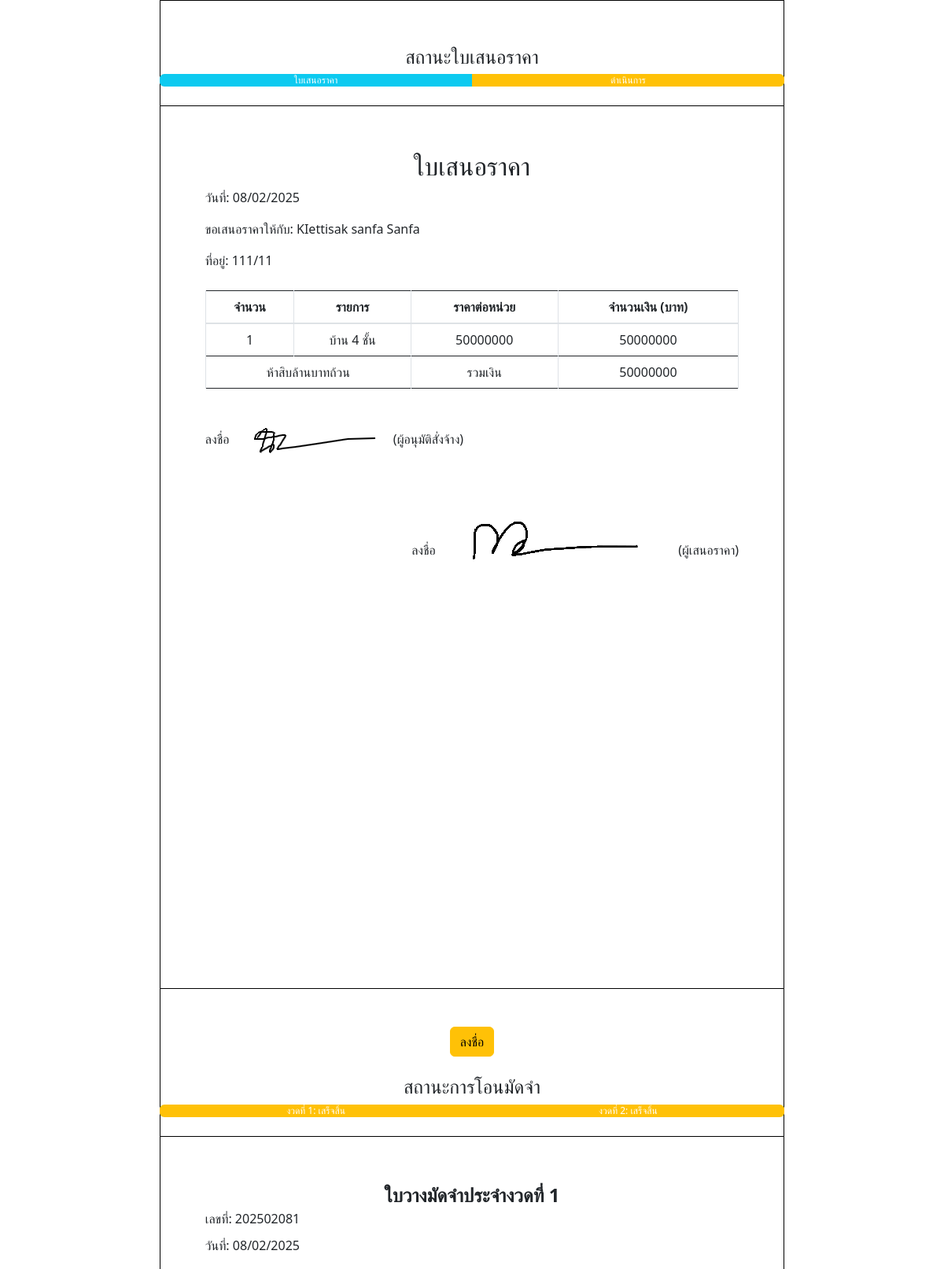
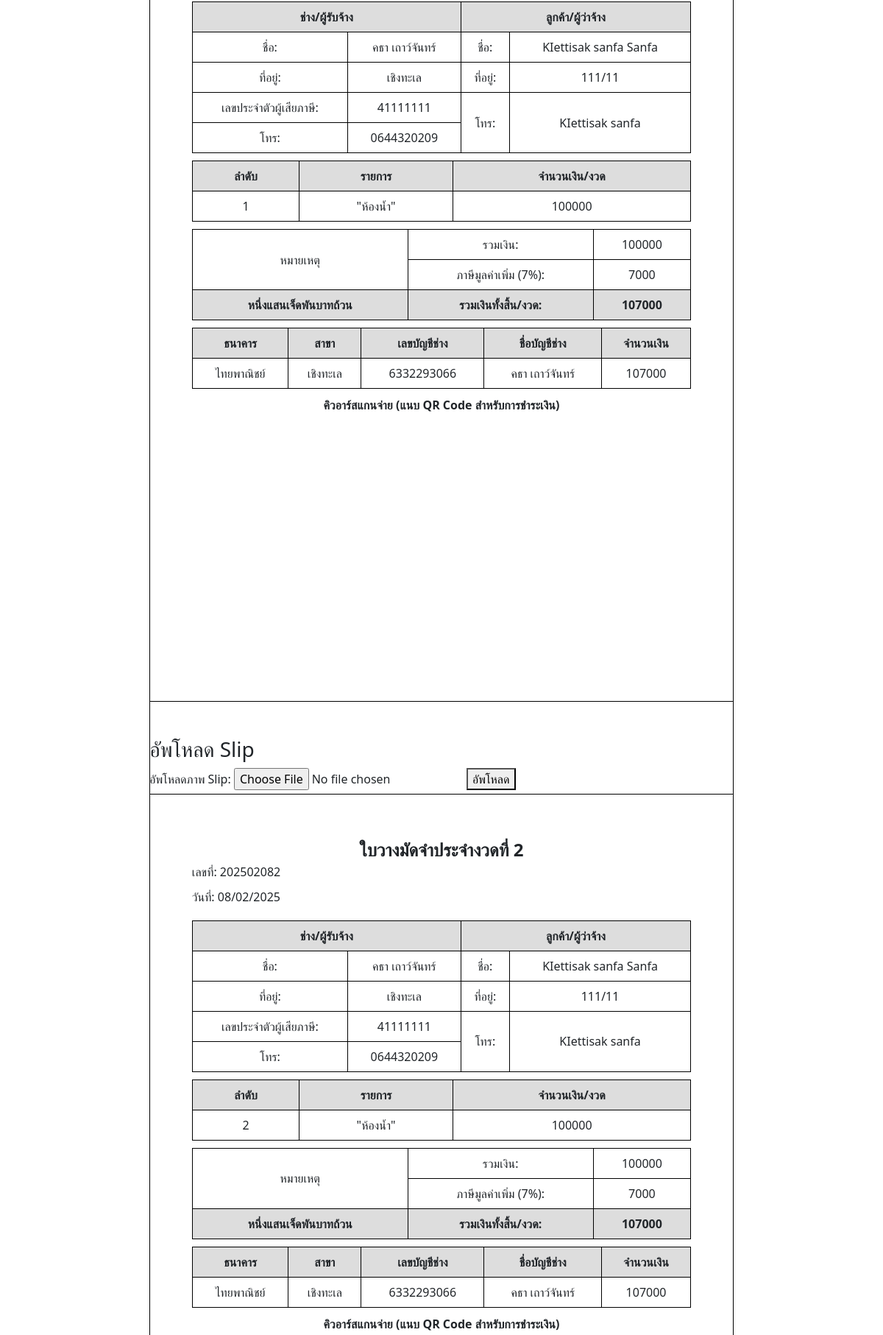
The app's page /quotation/202502081/ (upper part), older data (2 pictures, top to bottom).
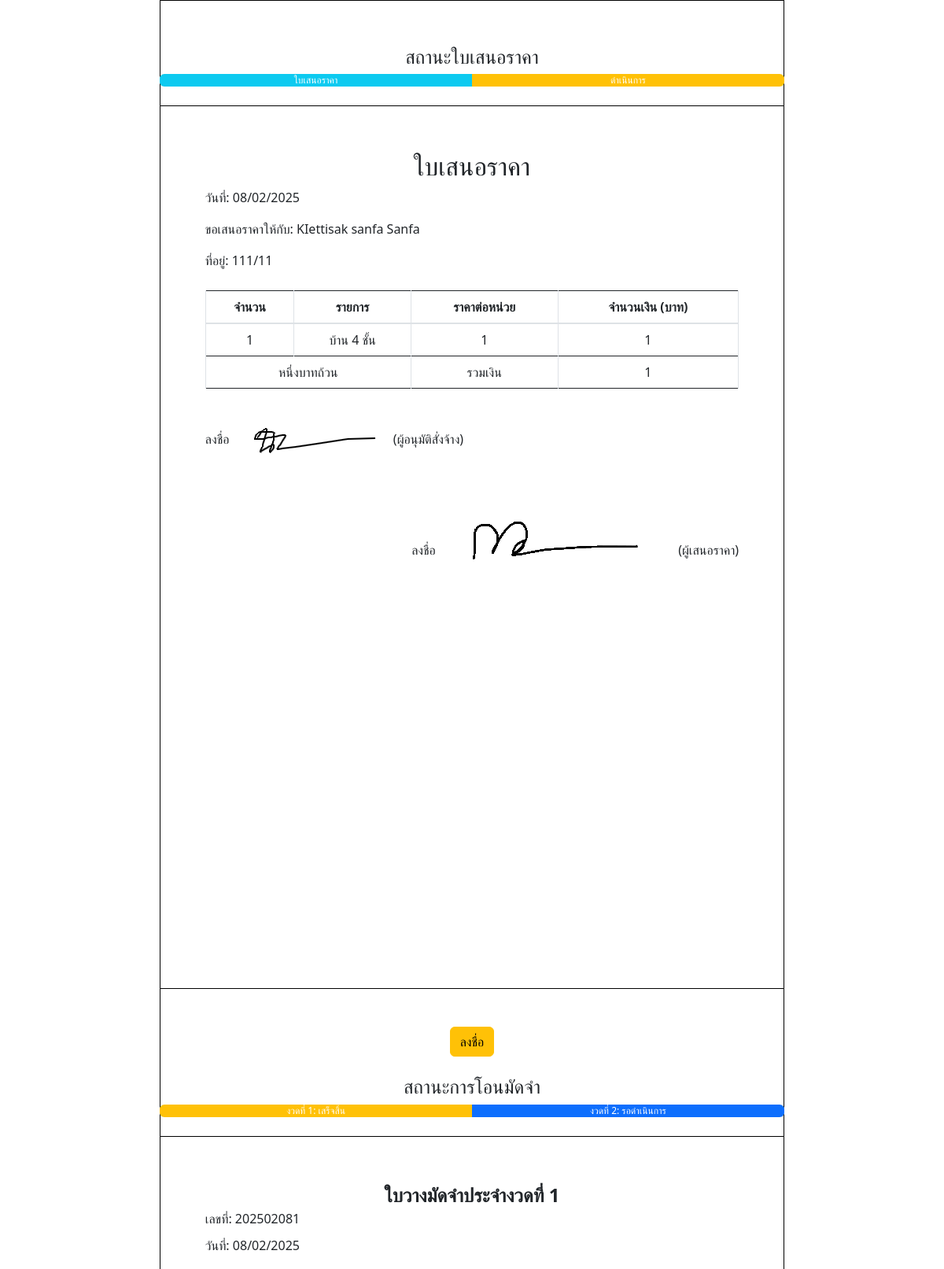
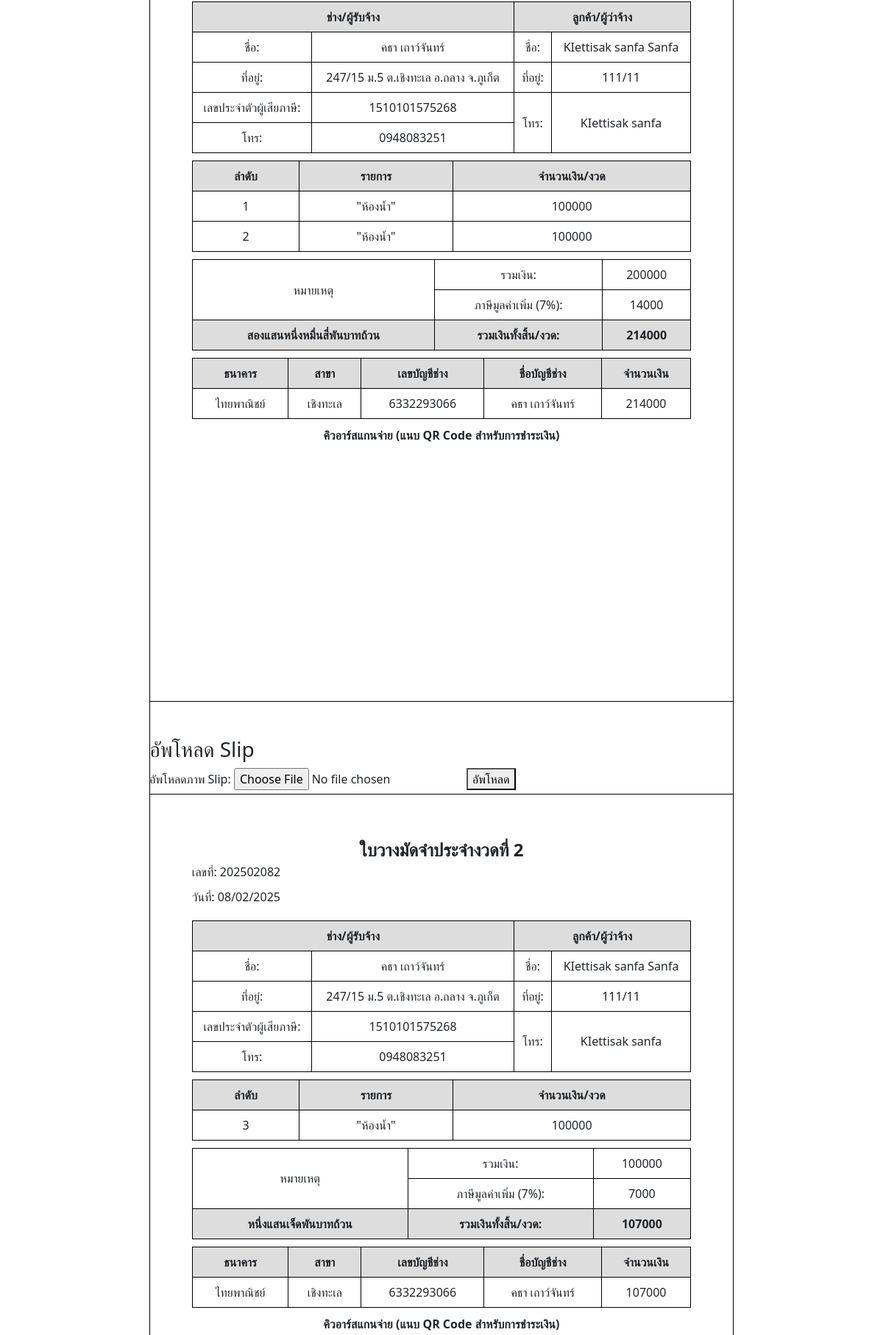
The same page, newer data (2 pictures, top to bottom).
### pApp/models.py (models this page shows)
class quotation(models.Model):
    number = models.CharField(max_length=10)
    url = models.CharField(max_length=255, blank=True, null=True)
    date = models.DateField(null=True, blank=True)
    name = models.CharField(max_length=25)
    lastName = models.CharField(max_length=25)
    address = models.CharField(max_length=50)
    tel = models.CharField(max_length=10)
    totalPrice = models.IntegerField()
    quotation_status = models.CharField(max_length=10)

class order(models.Model):
    amount = models.IntegerField()
    orderName = models.CharField(max_length=25)
    price = models.IntegerField()
    total = models.IntegerField()
    quotation = models.ForeignKey(
        quotation,on_delete=models.CASCADE, related_name="orders"
    )  # เพิ่ม ForeignKey เพื่อเชื่อมโยงกับ quotation

class depositslip(models.Model):
    depositslip_number = models.CharField(max_length=25)
    depositslip_date = models.DateField(null=True, blank=True)
    deposit_total = models.IntegerField()
    deposit_vat = models.IntegerField()
    deposit_totalprice = models.IntegerField()
    deposit_status = models.IntegerField()
    quotation = models.ForeignKey(
        quotation,on_delete=models.CASCADE, related_name="depositslips"
    )  # เพิ่ม ForeignKey เพื่อเชื่อมโยงกับ depositslip

class user(models.Model):
    email = models.EmailField(max_length=25)
    password = models.CharField(max_length=25)
    name = models.CharField(max_length= 25)
    lastName = models.CharField(max_length= 25)
    address = models.CharField(max_length=50)
    tel = models.CharField(max_length=10)
    bank = models.CharField(max_length=25)
    bank_address = models.CharField(max_length=50)
    accountnumber = models.CharField(max_length=15)
    userid_card = models.CharField(max_length=15)

class deposit_orders(models.Model):
    deposit_ordername = models.CharField(max_length=25)
    deposit_price = models.IntegerField()
    depositslip = models.ForeignKey(
        depositslip,on_delete=models.CASCADE, related_name="_deposit_order"
    )  # เพิ่ม ForeignKey เพื่อเชื่อมโยงกับ depositslip

### pApp/backEnd/quotation.py (the view, shortened to what this page needs)
# urls.py: path('quotation/<str:quotation_number>/', quotation.quotation_view, name='quotation'),
def quotation_view(request, quotation_number):
    try:
        quotation_data = get_object_or_404(quotation, number=quotation_number)
        orders = order.objects.filter(quotation=quotation_data)
        depositslips = depositslip.objects.filter(quotation=quotation_data)
        deposit_data = []
        deposit_state = None  # กำหนดค่าเริ่มต้น
        for slip in depositslips:
            deposit_status = slip.deposit_status
            if deposit_status != 0 and deposit_status != -1:
                deposit_status = 0  # ถ้าไม่ใช่ 0 หรือ -1 ให้ใช้ 0
            slip_images = slips.objects.filter(deposit=slip).values_list('img', flat=True)
            slip_images = [settings.MEDIA_URL + img for img in slip_images]
            deposit_data.append({
                "depositslip": slip,
                "deposit_orders": deposit_orders.objects.filter(depositslip=slip),
                "state": deposit_status,
                "image_urls": slip_images  # ส่งเฉพาะ img ของ slips
            })
        if depositslips.exists():
            latest_status = depositslips.latest('id').deposit_status
            deposit_state = latest_status if latest_status in [0, -1] else 0
        else:
            deposit_state = 0  # ถ้ายังไม่มี depositslip ให้ state เป็น 0
        context_user = get_object_or_404(user, id=1)
        quotation_state = quotation_data.quotation_status
        total_deposit_slips = len(depositslips)
        deposit_per_step = 100 / total_deposit_slips if total_deposit_slips > 0 else 0  # หารตามจำนวนงวด
        steps = ['ใบเสนอราคา', 'รอโอนมัดจำ', 'โอนมัดจำแล้ว', 'ดำเนินการเสร็จสิ้น']
        existing_review = review.objects.filter(name=quotation_data.name, lastname=quotation_data.lastName).first()
        reviews = review.objects.filter(name=quotation_data.name, lastname=quotation_data.lastName)
        context = {
            'task_state': deposit_state,
            'quotation': quotation_data,
            'orders': orders,
            'deposit_data': deposit_data,
            'user': context_user,
            'quotation_state': quotation_state,
            'steps': steps,
            'deposit_per_step': deposit_per_step,
            'depositslips': depositslips,
            'reviews': reviews,  # ส่งข้อมูลรีวิวไปยัง context
            'existing_review': existing_review  # ส่งข้อมูลรีวิวที่มีอยู่ไปยัง context
        }
        return render(request, 'quotation.html', context)
    except quotation.DoesNotExist:
        raise Http404("Quotation not found")

### pApp/templatetags/custom_filters.py (called while the page is built)
def bahttext(value):
    from num2words import num2words
    try:
        value = float(value)
        text = num2words(value, lang='th') + "บาทถ้วน"
        return text
    except:
        return value

### pApp/templates/quotation.html (shortened to what this page needs)
<!DOCTYPE html>
<html lang="en">
{% load static %}
<head>
    <link rel="stylesheet" href="https://stackpath.bootstrapcdn.com/bootstrap/4.5.2/css/bootstrap.min.css">
     <link href="https://stackpath.bootstrapcdn.com/bootstrap/4.5.2/css/bootstrap.min.css" rel="stylesheet">
     <link href="https://cdnjs.cloudflare.com/ajax/libs/font-awesome/5.15.4/css/all.min.css" rel="stylesheet">
</head>
<body class="container">
    <div >
        <h4 style="text-align: center;">สถานะใบเสนอราคา</h4>
        <div class="progress mb-4" style="width: 21cm; margin: 0 auto;"  >
            {% if quotation_state == 'quotation' %}
                <div class="progress-bar bg-info active" style="width: 50%;" role="progressbar">
                    ใบเสนอราคา
                </div>
                <div class="progress-bar bg-warning" style="width: 50%;" role="progressbar">
                    ดำเนินการ
                </div>
            {% endif %}
        </div>
                {% include 'quotation_view.html' %}
                <div class="col-2" style="text-align: center;" >
                    <a href="/signature?quotation_number={{ quotation.number }}">
                        <button class="btn btn-warning">ลงชื่อ</button>
                    </a>
                </div>
    <div class="mt-4">
        <h4 style="text-align: center;">สถานะการโอนมัดจำ</h4>
        <div class="progress mb-4" style="width: 21cm; margin: 0 auto;">
            {% for slip in depositslips %}
                <div class="progress-bar
                    {% if slip.deposit_status == 0 %}bg-warning{% elif slip.deposit_status == -1 %}bg-primary{% elif slip.deposit_status == 1 %}bg-success{% endif %}
                    " style="width: {{ deposit_per_step }}%;" role="progressbar">
                    งวดที่ {{ forloop.counter }}: {{ slip.deposit_status|yesno:"รอดำเนินการ,เสร็จสิ้น" }}
                </div>
            {% endfor %}
        </div>
    </div>
    <div>
        {% for data in deposit_data %}
            {% include 'depositslip_view.html' with depositslip=data.depositslip deposit_orders=data.deposit_orders  %}
        <h3>อัพโหลด Slip</h3>
        <form method="POST" enctype="multipart/form-data">
            <label for="slip_image">อัพโหลดภาพ Slip:</label>
            <input type="file" name="slip_image" required>
            <button type="submit">อัพโหลด</button>
        </form>
        {% endfor %}
    </div>
</body>
</body>
</html>

### pApp/templates/quotation_view.html (shortened to what this page needs)
<!DOCTYPE html>
<html lang="th">
    {% load static %}
<head>
    <link rel="stylesheet" href="https://cdn.jsdelivr.net/npm/bootstrap@5.3.0/dist/css/bootstrap.min.css">
</head>
<body>
    <div class="container">
        <div class="header">
            <h2 class="text-center">ใบเสนอราคา</h2>
        </div>
        <p>วันที่: {{ quotation.date|date:"d/m/Y" }}</p>
        <p>ขอเสนอราคาให้กับ: {{ quotation.name }} {{ quotation.lastName }}</p>
        <p>ที่อยู่: {{ quotation.address }}</p>
        <table class="table table-bordered border-dark">
            <thead  style="text-align: center;">
                <tr>
                    <th>จำนวน</th>
                    <th>รายการ</th>
                    <th>ราคาต่อหน่วย</th>
                    <th>จำนวนเงิน (บาท)</th>
                </tr>
            </thead>
            <tbody style="text-align: center;">
                {% for order in orders %}
                <tr>
                    <td>{{ order.amount }}</td>
                    <td>{{ order.orderName }}</td>
                    <td>{{ order.price }}</td>
                    <td>{{ order.total }}</td>
                </tr>
            {% endfor %}
                <tr>
                    {% load custom_filters %}
                    <td colspan="2">{{ quotation.totalPrice|bahttext }}</td>
                    <td >รวมเงิน</td>
                    <td>{{ quotation.totalPrice }}</td>
                </tr>
            </tbody>
        </table>
        <div >
            <div class="text-start me-auto">
                <p>ลงชื่อ <img src="{% static 'signature/' %}{{ quotation.number }}.png" alt="Signature" class="signature-img">  (ผู้อนุมัติสั่งจ้าง)</p>
            </div>
            <div class="text-end ms-auto">
                <p>ลงชื่อ <img src="{% static 'signature.png' %}" alt="Signature" class="signature-img">  (ผู้เสนอราคา)</p>
            </div>
        </div>
</div>
    </div>
    <br>
</body>
</html>
<body >
</body>

### pApp/templates/depositslip_view.html (shortened to what this page needs)
<!DOCTYPE html>
<html lang="th">
<head>
    <link rel="stylesheet" href="https://cdn.jsdelivr.net/npm/bootstrap@5.3.0/dist/css/bootstrap.min.css">
</head>
<body>
    <div class="container">
        <div class="header">ใบวางมัดจำประจำงวดที่ {{depositslip.id}}</div>
        <div class="info">
            <div>เลขที่: <span>{{ depositslip.depositslip_number }}</span></div>
            <div>วันที่: <span>{{ depositslip.depositslip_date|date:"d/m/Y" }}</span></div>
        </div>
        <table>
            <tr>
                <td colspan="2" class="highlight">ช่าง/ผู้รับจ้าง</td>
                <td colspan="2" class="highlight">ลูกค้า/ผู้ว่าจ้าง</td>
            </tr>
            <tr>
                <td>ชื่อ:</td><td>{{ user.name }}  {{ user.lastName }}</td>
                <td>ชื่อ:</td><td>{{ quotation.name }}  {{ quotation.lastName }}</td>
            </tr>
            <tr>
                <td>ที่อยู่:</td><td>{{ user.address }}</td>
                <td>ที่อยู่:</td><td>{{ quotation.address }}</td>
            </tr>
            <tr>
                <td>เลขประจำตัวผู้เสียภาษี:</td><td>{{ user.userid_card }}</td>
                <td rowspan="2">โทร:</td><td rowspan="2">{{ quotation.tel }}</td>
            </tr>
            <tr>
                <td>โทร:</td><td>{{ user.tel }}</td>
            </tr>
        </table>
        <div class="table-container">
            <table>
                <tr class="highlight">
                    <th>ลำดับ</th>
                    <th>รายการ</th>
                    <th>จำนวนเงิน/งวด</th>
                </tr>
                {% for order in deposit_orders %}
                    <tr>
                        <td>{{ order.id }}</td>
                        <td>"{{ order.deposit_ordername }}"</td>
                        <td>{{ order.deposit_price }}</td>
                    </tr>
                {% endfor %}
            </table>
        </div>
        <div class="payment-section">
            <table>
                <tr>
                    {% load custom_filters %}
                    <td rowspan="2">หมายเหตุ</td>
                    <td>รวมเงิน:</td>
                    <td>{{ depositslip.deposit_total }}</td>
                </tr>
                <tr>
                    <td>ภาษีมูลค่าเพิ่ม (7%):</td>
                    <td>{{ depositslip.deposit_vat }}</td>
                </tr>
                <tr class="highlight">
                    <td>{{ depositslip.deposit_totalprice|bahttext }}</td>
                    <td>รวมเงินทั้งสิ้น/งวด:</td>
                    <td>{{ depositslip.deposit_totalprice }}</td>
                </tr>
            </table>
        </div>
        <div class="bank-section">
            <table>
                <tr class="highlight">
                    <th>ธนาคาร</th>
                    <th>สาขา</th>
                    <th>เลขบัญชีช่าง</th>
                    <th>ชื่อบัญชีช่าง</th>
                    <th>จำนวนเงิน</th>
                </tr>
                <tr>
                    <td>{{ user.bank }}</td>
                    <td>{{ user.bank_address }}</td>
                    <td>{{ user.accountnumber }}</td>
                    <td>{{ user.name }}  {{ user.lastName }}</td>
                    <td>{{ depositslip.deposit_totalprice }}</td>
                </tr>
            </table>
        </div>
        <div class="qr-code">
            คิวอาร์สแกนจ่าย (แนบ QR Code สำหรับการชำระเงิน)
        </div>
    </div>
</body>
</html>
<body >
    <br>
    <div class="text-center">
        <br>
    </div>
</body>
</html>

### pApp/templates/quotation.html (style rules this page uses)
html, body { font-family: Arial, sans-serif; margin: 0; padding: 0; display: flex; flex-direction: column; justify-content: flex-start; align-items: center; width: 100%; }
.container { width: 100%; min-height: auto; padding: 1.5cm; box-sizing: border-box; overflow: visible; page-break-inside: avoid; border: none; }

### pApp/templates/quotation_view.html (style rules this page uses)
body { font-family: "Sarabun", sans-serif; background-color: white; color: black; margin: 0; padding: 0; display: flex; justify-content: center; min-height: auto; }
.container { width: 21cm; min-height: 29.7cm; padding: 2cm; border: 1px solid #ddd; background: white; box-sizing: border-box; display: flex; flex-direction: column; }

### pApp/templates/depositslip_view.html (style rules this page uses)
body { min-height: auto; margin: 0; padding: 0; display: flex; justify-content: center; flex-direction: column; justify-content: center; align-items: center; }
.container { width: 21cm; min-height: 29.7cm; padding: 1.5cm; border: 1px solid #000; page-break-before: always; display: flex; flex-direction: column; max-width: 100%; overflow: visible; box-sizing: border-box; position: relative; }
.header { text-align: center; font-size: 24px; font-weight: bold; }
.info div { margin-bottom: 10px; }
table { width: 100%; border-collapse: collapse; margin-top: 10px; }
th, td { border: 1px solid #000; padding: 8px; text-align: center; }
.highlight { background-color: #ddd; font-weight: bold; }
.qr-code { text-align: center; margin-top: 10px; font-weight: bold; }

Row changes from the older to the newer data that the page shows:
changed quotation "KIettisak sanfa": totalPrice|bahttext "ห้าสิบล้านบาทถ้วน" → "หนึ่งบาทถ้วน"; totalPrice "50000000" → "1"
changed order "บ้าน 4 ชั้น": price "50000000" → "1"; total "50000000" → "1"
changed depositslip "เสร็จสิ้น": gains deposit_orders (id "2", deposit_ordername "ห้องน้ำ", deposit_price "100000"); deposit_total "100000" → "200000"; deposit_vat "7000" → "14000"; deposit_totalprice|bahttext "หนึ่งแสนเจ็ดพันบาทถ้วน" → "สองแสนหนึ่งหมื่นสี่พันบาทถ้วน"; deposit_totalprice "107000" → "214000"
changed depositslip "หนึ่งแสนเจ็ดพันบาทถ้วน": gains deposit_orders (id "3", deposit_ordername "ห้องน้ำ", deposit_price "100000"); deposit_status "เสร็จสิ้น" → "รอดำเนินการ"; loses deposit_orders (id "2", deposit_ordername "ห้องน้ำ", deposit_price "100000")
changed user "คธา": address "เชิงทะเล" → "247/15 ม.5 ต.เชิงทะเล อ.ถลาง จ.ภูเก็ต"; userid_card "41111111" → "1510101575268"; tel "0644320209" → "0948083251"
